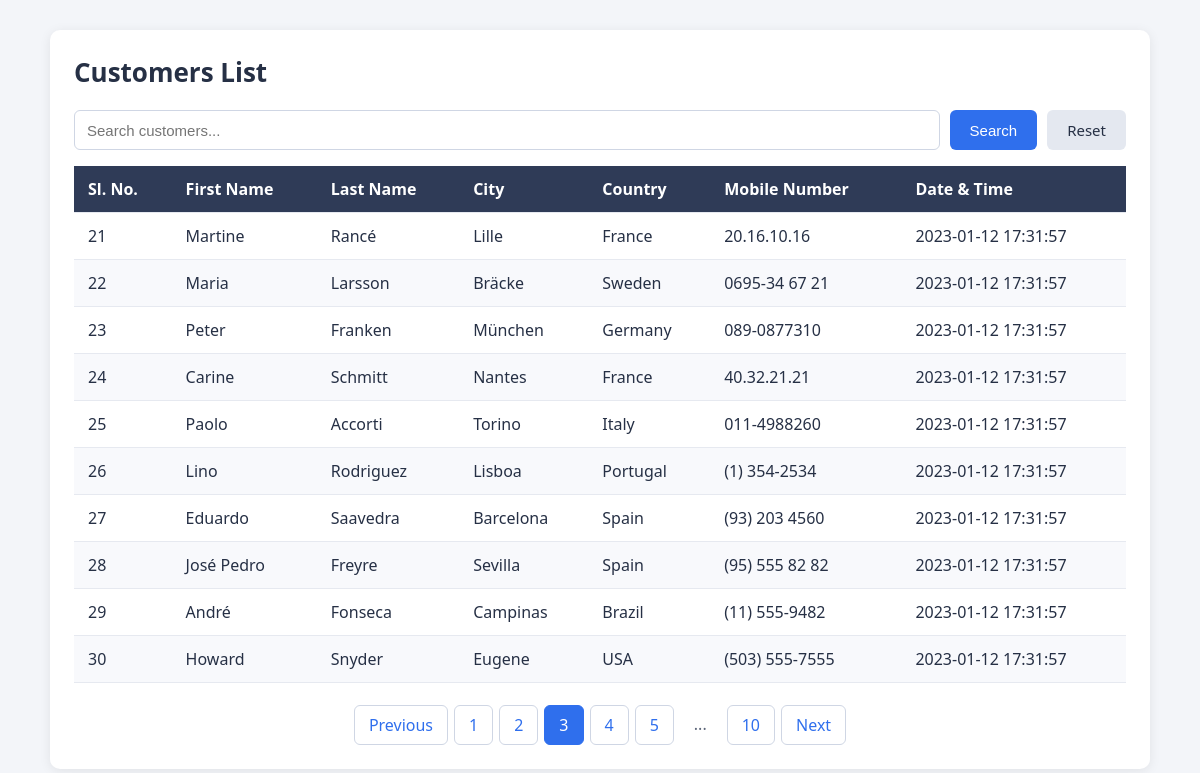
/?page=3, run on the app's committed database.
### tables this page shows
CREATE TABLE `tbl_customers` (
  `id` int(11) NOT NULL AUTO_INCREMENT,
  `first_name` varchar(50) NOT NULL,
  `last_name` varchar(50) NOT NULL,
  `city` varchar(50) NOT NULL,
  `country` varchar(50) NOT NULL,
  `mobile_number` varchar(30) NOT NULL,
  `date_n_time` datetime NOT NULL,
  PRIMARY KEY (`id`)
);

### index.php (the view, shortened to what this page needs)
<?php
require_once 'db.php';
$perPage = 10;
$search = isset($_GET['search']) ? trim($_GET['search']) : '';
$page   = isset($_GET['page']) ? (int) $_GET['page'] : 1;
$where  = '';
$params = [];
try {
    $countStmt = $pdo->prepare("SELECT COUNT(*) FROM tbl_customers $where");
    $countStmt->execute($params);
    $totalRecords = (int) $countStmt->fetchColumn();
    $totalPages   = max(1, (int) ceil($totalRecords / $perPage));
    $offset = ($page - 1) * $perPage;
    $stmt = $pdo->prepare(
        "SELECT id, first_name, last_name, city, country, mobile_number, date_n_time
         FROM tbl_customers
         $where
         ORDER BY id ASC
         LIMIT :limit OFFSET :offset"
    );
    $stmt->bindValue(':limit',  $perPage, PDO::PARAM_INT);
    $stmt->bindValue(':offset', $offset,  PDO::PARAM_INT);
    $stmt->execute();
    $customers = $stmt->fetchAll();
} catch (PDOException $e) {
    http_response_code(500);
    die('<p style="font-family:Arial;padding:20px;color:#b00020;">'
      . 'Database error: the table <code>tbl_customers</code> could not be read. '
      . 'Please make sure the SQL file has been imported.</p>');
}
function pageUrl(int $page, string $search): string
{
    $query = ['page' => $page];
    return '?' . http_build_query($query);
}
function e($value): string
{
    return htmlspecialchars((string) $value, ENT_QUOTES, 'UTF-8');
}
?>
<!DOCTYPE html>
<html lang="en">
<head>
    <link rel="stylesheet" href="style.css">
</head>
<body>
<div class="container">
    <h1>Customers List</h1>
    <form method="get" action="index.php" class="search-form">
        <input type="text" name="search" placeholder="Search customers..."
               value="<?= e($search) ?>">
        <button type="submit" class="btn btn-primary">Search</button>
        <a href="index.php" class="btn btn-secondary">Reset</a>
    </form>
    <div class="table-wrap">
        <table>
            <thead>
                <tr>
                    <th>Sl. No.</th>
                    <th>First Name</th>
                    <th>Last Name</th>
                    <th>City</th>
                    <th>Country</th>
                    <th>Mobile Number</th>
                    <th>Date &amp; Time</th>
                </tr>
            </thead>
            <tbody>
            <?php if (empty($customers)): ?>
                <tr><td colspan="7" class="no-data">No customers found.</td></tr>
            <?php else: ?>
                <?php foreach ($customers as $i => $c): ?>
                    <tr>
                        <td><?= $offset + $i + 1 ?></td>
                        <td><?= e($c['first_name']) ?></td>
                        <td><?= e($c['last_name']) ?></td>
                        <td><?= e($c['city']) ?></td>
                        <td><?= e($c['country']) ?></td>
                        <td><?= e($c['mobile_number']) ?></td>
                        <td><?= e($c['date_n_time']) ?></td>
                    </tr>
                <?php endforeach; ?>
            <?php endif; ?>
            </tbody>
        </table>
    </div>
    <?php if ($totalPages > 1): ?>
        <nav class="pagination">
            <?php if ($page > 1): ?>
                <a href="<?= e(pageUrl($page - 1, $search)) ?>">Previous</a>
            <?php else: ?>
                <span class="disabled">Previous</span>
            <?php endif; ?>
            <?php
            $last = 0;
            for ($p = 1; $p <= $totalPages; $p++) {
                if ($p == 1 || $p == $totalPages || abs($p - $page) <= 2) {
                    if ($last && $p - $last > 1) {
                        echo '<span class="dots">...</span>';
                    }
                    if ($p == $page) {
                        echo '<span class="active">' . $p . '</span>';
                    } else {
                        echo '<a href="' . e(pageUrl($p, $search)) . '">' . $p . '</a>';
                    }
                    $last = $p;
                }
            }
            ?>
            <?php if ($page < $totalPages): ?>
                <a href="<?= e(pageUrl($page + 1, $search)) ?>">Next</a>
            <?php else: ?>
                <span class="disabled">Next</span>
            <?php endif; ?>
        </nav>
    <?php endif; ?>
</div>
</body>
</html>

### style.css (style rules this page uses)
* { box-sizing: border-box; }
body { margin: 0; font-family: "Segoe UI", Arial, sans-serif; background: #f3f5f9; color: #263045; }
.container { max-width: 1100px; margin: 30px auto; padding: 24px; background: #fff; border-radius: 10px; box-shadow: 0 2px 12px rgba(0, 0, 0, 0.08); }
h1 { margin: 0 0 20px; font-size: 26px; }
.search-form { display: flex; gap: 10px; margin-bottom: 16px; flex-wrap: wrap; }
.search-form input[type="text"] { flex: 1; min-width: 200px; padding: 10px 12px; border: 1px solid #cfd6e4; border-radius: 6px; font-size: 15px; }
.btn { padding: 10px 20px; border: none; border-radius: 6px; font-size: 15px; cursor: pointer; text-decoration: none; display: inline-block; }
.btn-primary { background: #2f6fed; color: #fff; }
.btn-secondary { background: #e4e8f0; color: #263045; }
.table-wrap { overflow-x: auto; }
table { width: 100%; border-collapse: collapse; min-width: 700px; }
th, td { padding: 12px 14px; text-align: left; border-bottom: 1px solid #e6e9f0; }
th { background: #2f3b57; color: #fff; font-weight: 600; white-space: nowrap; }
tbody tr:nth-child(even) { background: #f8f9fc; }
.pagination { display: flex; justify-content: center; flex-wrap: wrap; gap: 6px; margin-top: 22px; }
.pagination a, .pagination span { padding: 8px 14px; border: 1px solid #cfd6e4; border-radius: 6px; text-decoration: none; color: #2f6fed; background: #fff; }
.pagination .active { background: #2f6fed; border-color: #2f6fed; color: #fff; }
.pagination .dots { border: none; background: none; color: #5b6478; }

### data on the page
tbl_customers: i "21", first_name "Martine", last_name "Rancé", city "Lille", country "France", mobile_number "20.16.10.16", date_n_time "2023-01-12 17:31:57"
tbl_customers: i "22", first_name "Maria", last_name "Larsson", city "Bräcke", country "Sweden", mobile_number "0695-34 67 21", date_n_time "2023-01-12 17:31:57"
tbl_customers: i "23", first_name "Peter", last_name "Franken", city "München", country "Germany", mobile_number "089-0877310", date_n_time "2023-01-12 17:31:57"
tbl_customers: i "24", first_name "Carine", last_name "Schmitt", city "Nantes", country "France", mobile_number "40.32.21.21", date_n_time "2023-01-12 17:31:57"
tbl_customers: i "25", first_name "Paolo", last_name "Accorti", city "Torino", country "Italy", mobile_number "011-4988260", date_n_time "2023-01-12 17:31:57"
tbl_customers: i "26", first_name "Lino", last_name "Rodriguez", city "Lisboa", country "Portugal", mobile_number "(1) 354-2534", date_n_time "2023-01-12 17:31:57"
tbl_customers: i "27", first_name "Eduardo", last_name "Saavedra", city "Barcelona", country "Spain", mobile_number "(93) 203 4560", date_n_time "2023-01-12 17:31:57"
tbl_customers: i "28", first_name "José Pedro", last_name "Freyre", city "Sevilla", country "Spain", mobile_number "(95) 555 82 82", date_n_time "2023-01-12 17:31:57"
tbl_customers: i "29", first_name "André", last_name "Fonseca", city "Campinas", country "Brazil", mobile_number "(11) 555-9482", date_n_time "2023-01-12 17:31:57"
tbl_customers: i "30", first_name "Howard", last_name "Snyder", city "Eugene", country "USA", mobile_number "(503) 555-7555", date_n_time "2023-01-12 17:31:57"
